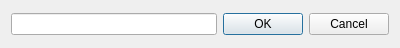
<?xml version="1.0" encoding="UTF-8"?>
<ui version="4.0">
 <class>ItemDialog</class>
 <widget class="QDialog" name="ItemDialog">
  <property name="geometry">
   <rect>
    <x>0</x>
    <y>0</y>
    <width>400</width>
    <height>48</height>
   </rect>
  </property>
  <property name="maximumSize">
   <size>
    <width>400</width>
    <height>48</height>
   </size>
  </property>
  <property name="windowTitle">
   <string>Edit item</string>
  </property>
  <property name="windowIcon">
   <iconset theme="preferences-system">
    <normaloff>.</normaloff>.</iconset>
  </property>
  <layout class="QGridLayout" name="gridLayout">
   <item row="0" column="0">
    <widget class="QLineEdit" name="valueEdit">
     <property name="minimumSize">
      <size>
       <width>200</width>
       <height>0</height>
      </size>
     </property>
    </widget>
   </item>
   <item row="0" column="1">
    <widget class="QDialogButtonBox" name="buttonBox">
     <property name="sizePolicy">
      <sizepolicy hsizetype="Fixed" vsizetype="Fixed">
       <horstretch>0</horstretch>
       <verstretch>0</verstretch>
      </sizepolicy>
     </property>
     <property name="standardButtons">
      <set>QDialogButtonBox::Cancel|QDialogButtonBox::Ok</set>
     </property>
    </widget>
   </item>
  </layout>
 </widget>
 <resources/>
 <connections>
  <connection>
   <sender>buttonBox</sender>
   <signal>accepted()</signal>
   <receiver>ItemDialog</receiver>
   <slot>accept()</slot>
   <hints>
    <hint type="sourcelabel">
     <x>302</x>
     <y>23</y>
    </hint>
    <hint type="destinationlabel">
     <x>199</x>
     <y>23</y>
    </hint>
   </hints>
  </connection>
  <connection>
   <sender>buttonBox</sender>
   <signal>rejected()</signal>
   <receiver>ItemDialog</receiver>
   <slot>reject()</slot>
   <hints>
    <hint type="sourcelabel">
     <x>302</x>
     <y>23</y>
    </hint>
    <hint type="destinationlabel">
     <x>199</x>
     <y>23</y>
    </hint>
   </hints>
  </connection>
 </connections>
</ui>
